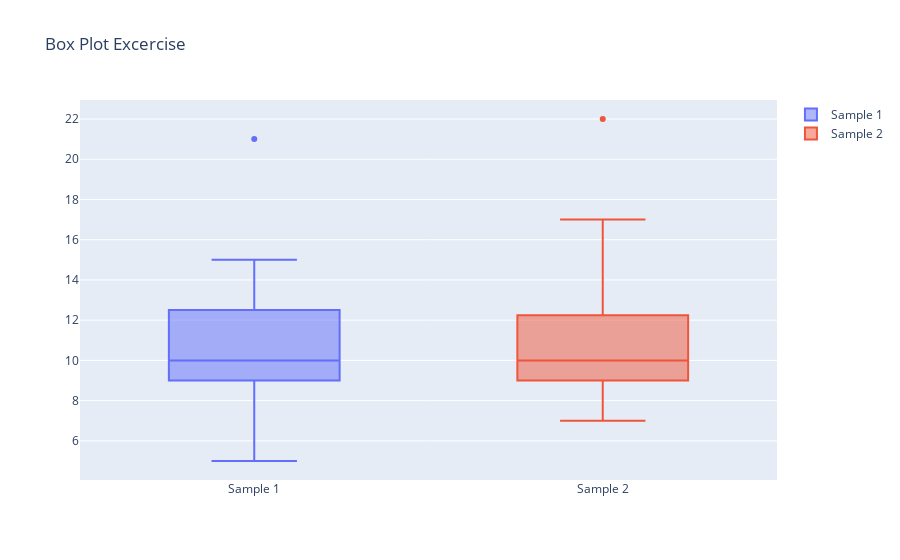

Notebook code cell kept with this figure:
### Code cell
data = [go.Box(y=sample_1, name='Sample 1', boxpoints='outliers'),
        go.Box(y=sample_2, name='Sample 2', boxpoints='outliers')]

layout = go.Layout(title='Box Plot Excercise')

fig = go.Figure(data=data, layout=layout)

fig.show()

### Figure 1 — Plotly figure (JSON) as saved in the notebook; plotly's stock layout.template omitted (floating-point values rounded to 4 significant figures)
{"data": [{"boxpoints": "outliers", "name": "Sample 1", "type": "box", "y": [10, 11, 6, 5, 10, 21, 11, 11, 8, 9, 15, 9, 9, 13, 13]}, {"boxpoints": "outliers", "name": "Sample 2", "type": "box", "y": [16, 10, 11, 7, 11, 10, 14, 8, 17, 9, 9, 10, 11, 17, 9, 10, 12, 7, 22, 7, 8, 9, 11, 10, 13]}], "layout": {"title": {"text": "Box Plot Excercise"}}}
